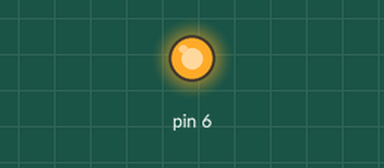
Simulated run of this sketch. Board: Arduino Uno, built with avr-gcc and run on an emulated ATmega328P. On the bench: output pins drawn as LEDs (lit = HIGH).

Above: at 0.05 s.
At 3.0 s:
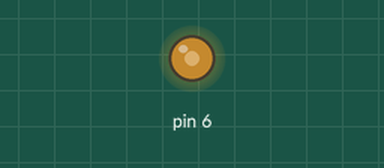
At 6.0 s:
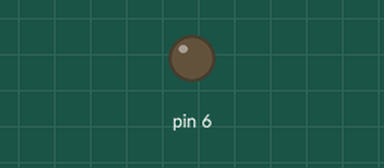
Timing chart, 0 to 7.8 s (numbered marks = the images above):
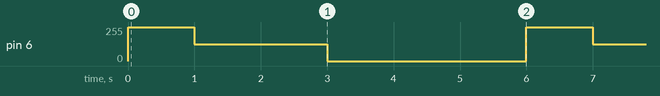

The sketch:

experience_4.ino
```cpp
void setup() {
  pinMode(6, OUTPUT);
}

void loop() {
  analogWrite(6, 255); delay(1000);
  analogWrite(6, 127); delay(2000);
  analogWrite(6, 0); delay(3000);
}
```

Measured:
- by itself, pin 6: repeats every 6.0 s: 127/255 2.0 s, 0/255 3.0 s, 255/255 1.0 s
